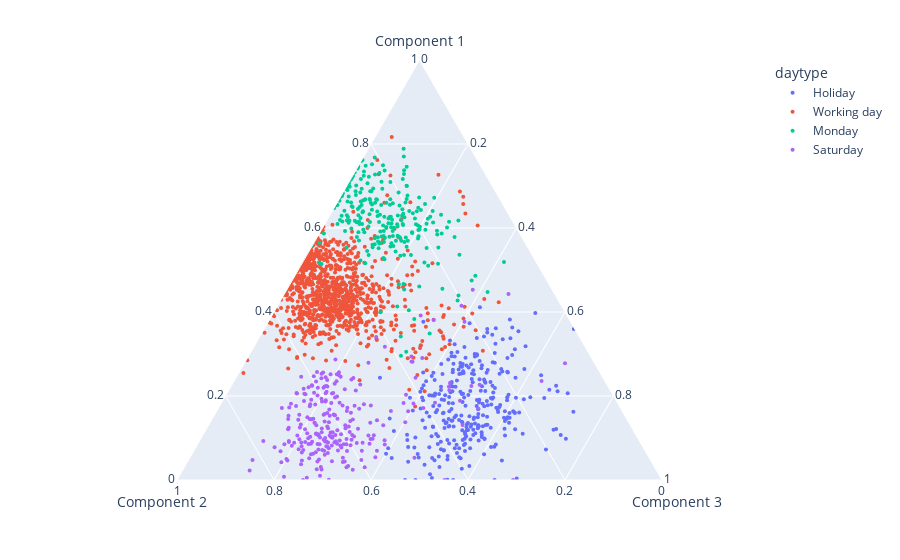

Write notebook code for a chart like this one.
### Markdown cell above
## Per daytype

### Code cell
fig = px.scatter_ternary(W[W.zone=='North'], a="Component 1", b="Component 2", c="Component 3", color='daytype')

fig.update_traces(marker=dict(size=4),
                  selector=dict(mode='markers'))

# fig.update_layout(width=500, height=500)

### Figure 1 — Plotly figure (JSON) as saved in the notebook; plotly's stock layout.template omitted (floating-point values rounded to 4 significant figures; data arrays with more than 128 entries replaced by an {"elided": "..."} marker saying what was removed)
{"data": [{"a": {"elided": "306 float values"}, "b": {"elided": "306 float values"}, "c": {"elided": "306 float values"}, "hovertemplate": "daytype=Holiday<br>Component 1=%{a}<br>Component 2=%{b}<br>Component 3=%{c}<extra></extra>", "legendgroup": "Holiday", "marker": {"color": "#636efa", "size": 4, "symbol": "circle"}, "mode": "markers", "name": "Holiday", "showlegend": true, "subplot": "ternary", "type": "scatterternary"}, {"a": {"elided": "1018 float values"}, "b": {"elided": "1018 float values"}, "c": {"elided": "1018 float values"}, "hovertemplate": "daytype=Working day<br>Component 1=%{a}<br>Component 2=%{b}<br>Component 3=%{c}<extra></extra>", "legendgroup": "Working day", "marker": {"color": "#EF553B", "size": 4, "symbol": "circle"}, "mode": "markers", "name": "Working day", "showlegend": true, "subplot": "ternary", "type": "scatterternary"}, {"a": {"elided": "250 float values"}, "b": {"elided": "250 float values"}, "c": {"elided": "250 float values"}, "hovertemplate": "daytype=Monday<br>Component 1=%{a}<br>Component 2=%{b}<br>Component 3=%{c}<extra></extra>", "legendgroup": "Monday", "marker": {"color": "#00cc96", "size": 4, "symbol": "circle"}, "mode": "markers", "name": "Monday", "showlegend": true, "subplot": "ternary", "type": "scatterternary"}, {"a": {"elided": "252 float values"}, "b": {"elided": "252 float values"}, "c": {"elided": "252 float values"}, "hovertemplate": "daytype=Saturday<br>Component 1=%{a}<br>Component 2=%{b}<br>Component 3=%{c}<extra></extra>", "legendgroup": "Saturday", "marker": {"color": "#ab63fa", "size": 4, "symbol": "circle"}, "mode": "markers", "name": "Saturday", "showlegend": true, "subplot": "ternary", "type": "scatterternary"}], "layout": {"legend": {"title": {"text": "daytype"}, "tracegroupgap": 0}, "margin": {"t": 60}, "ternary": {"aaxis": {"title": {"text": "Component 1"}}, "baxis": {"title": {"text": "Component 2"}}, "caxis": {"title": {"text": "Component 3"}}, "domain": {"x": [0, 1], "y": [0, 1]}}}}
